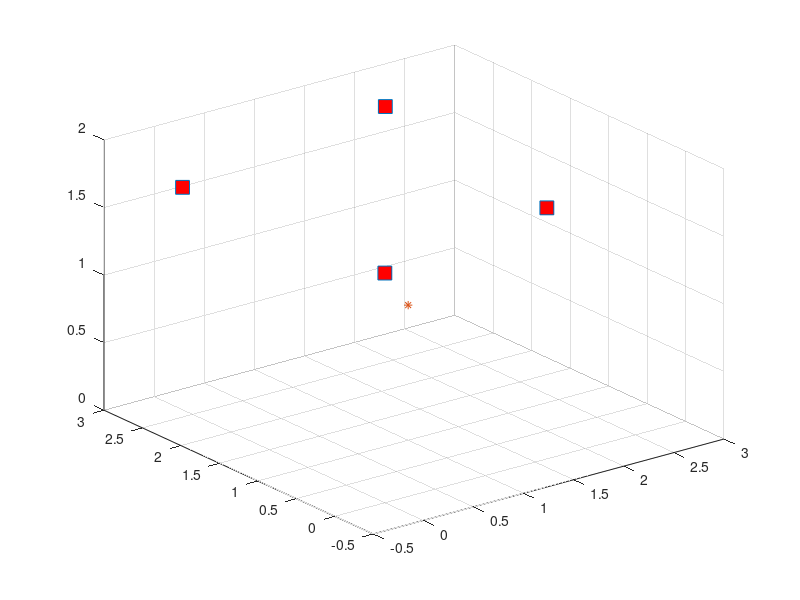

Write MATLAB code to recreate this figure.
clear all;
close all;
micX = [0, -0.1, 2, 2];
micY = [0, 2.5, 0.5, 2.6];
micZ = [1.7, 1.7, 1.65, 1.85];
scatter3(micX, micY, micZ,100,'sr','MarkerFaceColor','r')
set(gca,'Xlim',[-0.5, 3], 'YLim', [-0.5, 3], 'Zlim', [0, 2])
hold on
scatter3(1,1,1,'*b','MarkerFaceColor','g')